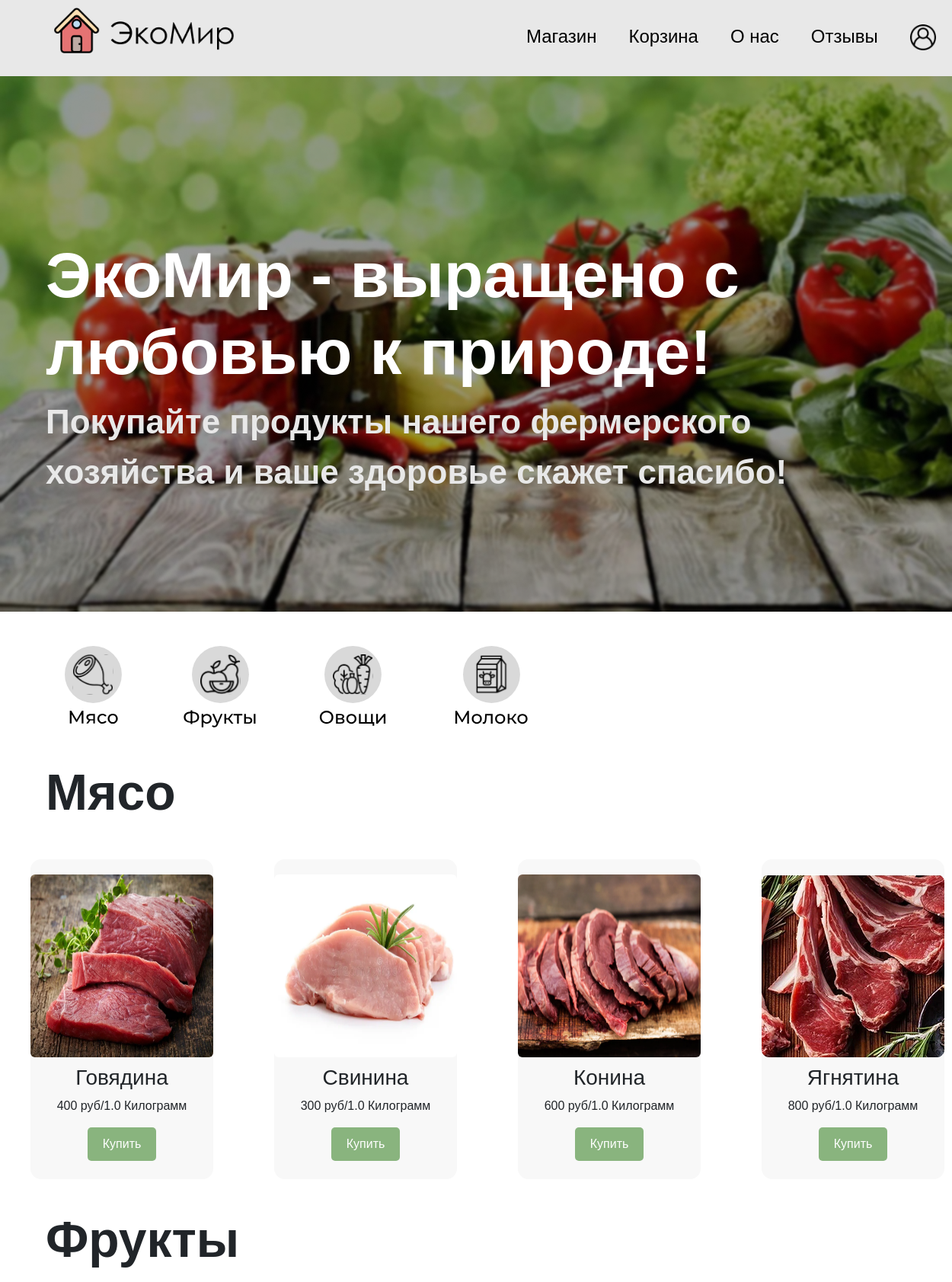
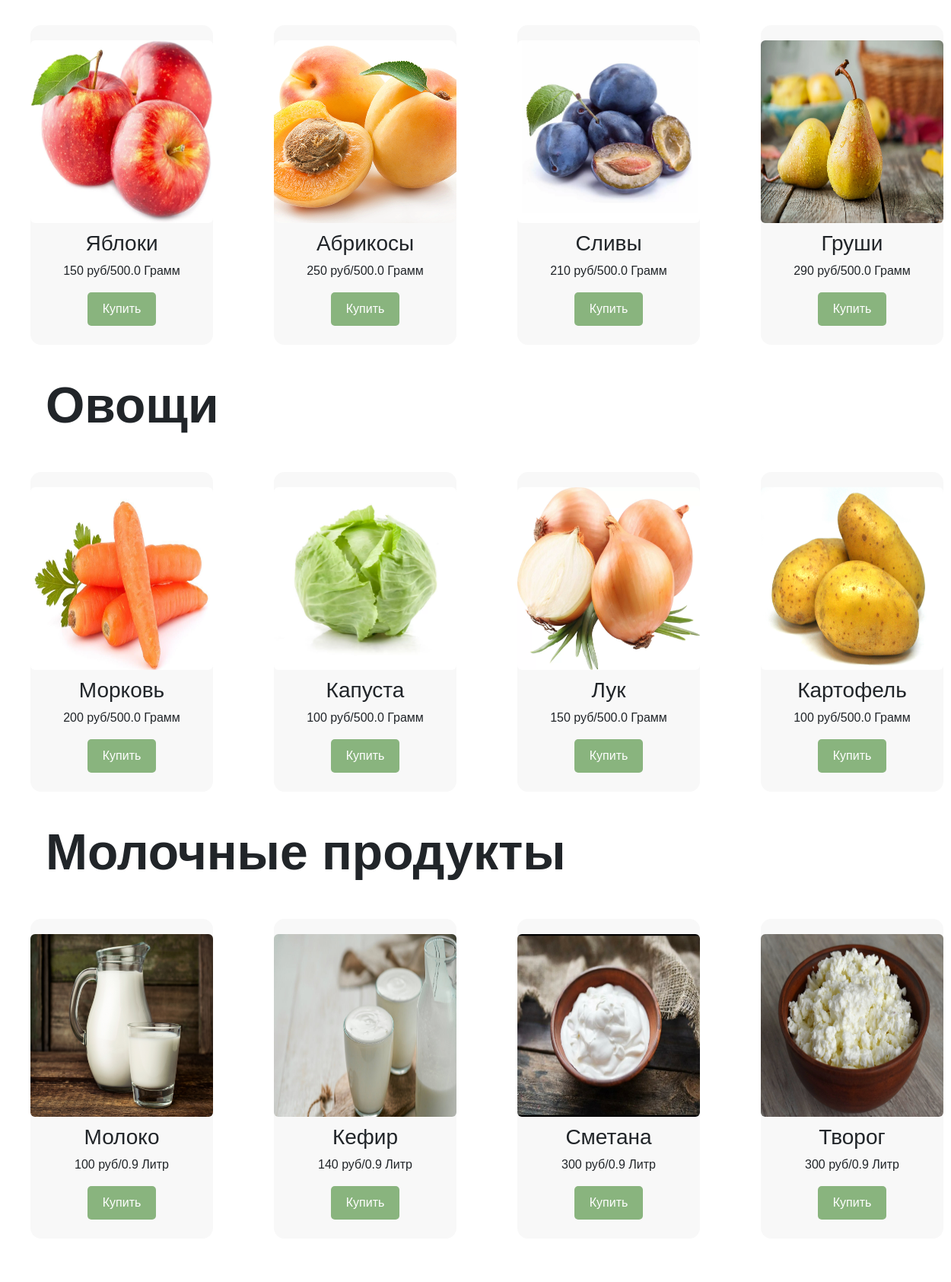
/home/ (upper part), run on the app's committed database (2 pictures, top to bottom).
### organicapp/models.py (models this page shows, shortened)
class Product(models.Model):
    name = models.CharField("Название продукта", max_length = 200, unique = True)
    type = models.ForeignKey(ProductType, verbose_name = "Тип", on_delete = models.CASCADE)
    description = models.TextField("Описание")
    photo = models.ImageField("Фото", upload_to = "Products/")
    measure = models.ForeignKey(Measure, verbose_name = "Мера", on_delete = models.CASCADE)
    quantity = models.FloatField("Количество меры в 1 товаре", default = 1.0)
    price = models.PositiveIntegerField("Цена")
    class Meta:
        verbose_name = "Продукт"
        verbose_name_plural = "Продукты"

class Measure(models.Model):
    measureName = models.CharField("Мера")
    class Meta:
        verbose_name = "Мера"
        verbose_name_plural = "Меры"

### organicapp/views.py (the view)
# urls.py: 2. Add a URL to urlpatterns:  path('', views.home, name='home')
def home(request):
    meats = Product.objects.filter(type__typeName = "Мясо")
    fruits = Product.objects.filter(type__typeName = "Фрукт")
    vegetables = Product.objects.filter(type__typeName = "Овощ")
    milks = Product.objects.filter(type__typeName = "Молочный продукт")
    return render(request, "organicapp/index.html", {"meats": meats, "fruits": fruits,
                  "vegetables": vegetables, "milks": milks})

### templates/organicapp/index.html (shortened to what this page needs)
<!DOCTYPE html>
{% load static %}
<html lang="en">
<head>
    <link rel="stylesheet" href="https://cdnjs.cloudflare.com/ajax/libs/animate.css/4.1.1/animate.min.css">
    <link href="https://fonts.cdnfonts.com/css/montserrat" rel="stylesheet">
    <link rel="stylesheet" href="https://stackpath.bootstrapcdn.com/bootstrap/4.5.0/css/bootstrap.min.css"
>
    <link rel="stylesheet" href="{% static "css/styles.css" %}">
</head>
<body class="{% if user.is_authenticated %}authenticated{% endif %}">
    <header class="header">
        <div class="container">
            <div class="header_logos">
                <p class="shop_logo"><a href="{% url 'home' %}">
                    <img src="{% static "Elements/Иконка и название.png" %}" alt="Eco_logo">
                </a>
                </p>
                <div class="navigation-buttons">
                    <a href="{% url 'home' %}" class="nav-button">Магазин</a>
                    <a href="{% if user.is_authenticated %}{% url 'basket' %}{% else %}#{% endif %}" class="nav-button {% if not user.is_authenticated %}auth-required{% endif %}">Корзина</a>
                    <a href="{% url 'about' %}" class="nav-button">О нас</a>
                    <a href="{% url 'reviews' %}" class="nav-button">Отзывы</a>
                    <a href="{% if user.is_authenticated %}{% url 'profile' %}{% else %}#{% endif %}" class="nav-button {% if not user.is_authenticated %}auth-required{% endif %}"><img src="{% get_media_prefix %}{{'Avatars/default.png'}}" alt="user-interface"></a>
                </div>
            </div>
    </header>
    <section class="vegetables">
        <img src="{% static "Elements/Rectangle 7016.png" %}" alt="full_picture_vegetables">
        <div class="text-overlay">
            <h2>ЭкоМир - выращено с <br> любовью к природе!</h2>
            <p>Покупайте продукты нашего фермерского <br> хозяйства и ваше здоровье скажет спасибо!</p>
        </div>
    </section>
    <section id="menu" class="search">
        <div class="container2">
            <ul class="links">
                <li class="meat_but">
                    <a class="urls_sources" href="#meat">
                        <img src="{% static "Elements/Мясо.svg" %}" alt="Мясо">
                    </a>
                </li>
                <li class="fruit_but">
                    <a class="urls_sources" href="#fruit">
                        <img src="{% static "Elements/Фрукты.svg" %}" alt="Фрукты">
                    </a>
                </li>
                <li class="veget_but">
                    <a class="urls_sources" href="#veget">
                        <img src="{% static "Elements/Овощи.svg" %}" alt="Овощи">
                    </a>
                </li>
                <li class="milk_prod_but">
                    <a class="urls_sources" href="#milk">
                        <img src="{% static "Elements/Молочка.svg" %}" alt="Молочные продукты">
                    </a>
                </li>
            </ul>
        </div>
    </section>
    <div class="menu">
        <section id="meat" class="meat_menu">
            <div class="header_menu">
                <h2>Мясо</h2>
            </div>
            <div class="container_menu">
                {% for meat in meats %}
                <div class="blocks">
                    <img class="img_meat_block" src="{% get_media_prefix %}{{meat.photo}}" alt="First_meat_photo">
                    <h3 class="h3_blocks">{{ meat.name }}</h3>
                    <p>{{ meat.price }} руб/{{ meat.quantity }} {{ meat.measure.measureName }}</p>
                    <button class="buy-button" data-product="{{ meat.name }}" data-price="{{ meat.price }}" data-image="{% get_media_prefix %}{{meat.photo}}">Купить</button>
                </div>
                {% endfor %}
            </div>
        </section>
        <section id="fruit" class="fruit_menu">
            <div class="header_menu">
                <h2>Фрукты</h2>
            </div>
            <div class="container_menu">
                {% for fruit in fruits %}
                <div class="blocks">
                    <img class="img_fruit_block" src="{% get_media_prefix %}{{fruit.photo}}" alt="First_fruit_photo">
                    <h3 class="h3_blocks"> {{ fruit.name }} </h3>
                    <p>{{ fruit.price }} руб/{{ fruit.quantity }} {{ fruit.measure.measureName }}</p>
                    <button class="buy-button" data-product="{{ fruit.name }}" data-price="{{ fruit.price }}" data-image="{% get_media_prefix %}{{fruit.photo}}">Купить</button>
                </div>
                {% endfor %}
            </div>
        </section>
        <section id="veget" class="veget_menu">
            <div class="header_menu">
                <h2>Овощи</h2>
            </div>
            <div class="container_menu">
                {% for vegetable in vegetables %}
                <div class="blocks">
                    <img class="img_veget_block" src="{% get_media_prefix %}{{vegetable.photo}}" alt="First_veget_photo">
                    <h3 class="h3_blocks"> {{ vegetable.name }} </h3>
                    <p>{{ vegetable.price }} руб/{{ vegetable.quantity }} {{ vegetable.measure.measureName }}</p>
                    <button class="buy-button" data-product="{{ vegetable.name }}" data-price="{{ vegetable.price }}" data-image="{% get_media_prefix %}{{vegetable.photo}}">Купить</button>
                </div>
                {% endfor %}
            </div>
        </section>
        <section id="milk" class="milk_menu">
            <div class="header_menu">
                <h2>Молочные продукты</h2>
            </div>
            <div class="container_menu">
                {% for milk in milks %}
                <div class="blocks">
                    <img class="img_milk_block" src="{% get_media_prefix %}{{milk.photo}}" alt="First_milk_photo">
                    <h3 class="h3_blocks"> {{milk.name}} </h3>
                    <p>{{ milk.price }} руб/{{ milk.quantity }} {{ milk.measure.measureName }}</p>
                    <button class="buy-button" data-product="{{milk.name}}" data-price="{{ milk.price }}" data-image="{% get_media_prefix %}{{milk.photo}}">Купить</button>
                </div>
                {% endfor %}
            </div>
        </section>
    </div>
</body>
</html>

### static/css/styles.css (style rules this page uses)
body { font-family: 'Montserrat', sans-serif; }
html { scroll-behavior: smooth; }
header { font-family: 'Montserrat', sans-serif; width: 100%; height: 100px; padding-top: 10px; background-color: #E8E8E8; }
.container { max-width: 95%; max-height: 95%; }
.header_logos { display: flex; justify-content: space-between; align-items: center; width: 100%; margin-left: 25px; }
.shop_logo img { width: 240px; height: 60px; }
.navigation-buttons { width: auto; display: flex; gap: 42px; }
.nav-button { color: #000; font-size: 24px; }
.nav-button img { width: 34px; }
.vegetables { position: relative; display: inline-block; }
.text-overlay { position: absolute; left: 60px; top: 30%; transform-origin: left center; }
.text-overlay h2 { font-size: 84px; font-weight: 630; color: white; }
.text-overlay p { font-size: 44px; font-weight: 650; color: #e8e8e8; }
.vegetables img { max-width: 100%; height: 100%; }
.container2 { display: flex; justify-content: space-between; width: 90%; margin: 45px; }
.links { display: flex; justify-content: space-between; list-style: none; gap: 80px; margin: 0; margin-right: 200px; }
.menu { width: auto; height: auto; }
.container_menu { display: flex; justify-content: space-evenly; }
.header_menu { height: auto; width: auto; margin-left: 60px; }
.header_menu h2 { font-size: 66px; font-weight: 700; }
.blocks { display: flex; flex-direction: column; align-items: center; width: 300px; height: 420px; background-color: #F8F8F8; border-radius: 14px; margin: 40px; }
.blocks img { margin-top: 20px; margin-bottom: 10px; border-radius: 6px; height: 240px; width: 240px; }
.buy-button { background: #89B47E; color: white; border: none; padding: 10px 20px; border-radius: 5px; font-size: 16px; transition: 0.3s; }

### data on the page
Product: photo (picture), name "Говядина", price "400", quantity "1.0", measure.measureName "Килограмм"
Product: photo (picture), name "Свинина", price "300", quantity "1.0", measure.measureName "Килограмм"
Product: photo (picture), name "Конина", price "600", quantity "1.0", measure.measureName "Килограмм"
Product: photo (picture), name "Ягнятина", price "800", quantity "1.0", measure.measureName "Килограмм"
Product: photo (picture), name "Яблоки", price "150", quantity "500.0", measure.measureName "Грамм"
Product: photo (picture), name "Абрикосы", price "250", quantity "500.0", measure.measureName "Грамм"
Product: photo (picture), name "Сливы", price "210", quantity "500.0", measure.measureName "Грамм"
Product: photo (picture), name "Груши", price "290", quantity "500.0", measure.measureName "Грамм"
Product: photo (picture), name "Морковь", price "200", quantity "500.0", measure.measureName "Грамм"
Product: photo (picture), name "Капуста", price "100", quantity "500.0", measure.measureName "Грамм"
Product: photo (picture), name "Лук", price "150", quantity "500.0", measure.measureName "Грамм"
Product: photo (picture), name "Картофель", price "100", quantity "500.0", measure.measureName "Грамм"
Product: photo (picture), name "Молоко", price "100", quantity "0.9", measure.measureName "Литр"
Product: photo (picture), name "Кефир", price "140", quantity "0.9", measure.measureName "Литр"
Product: photo (picture), name "Сметана", price "300", quantity "0.9", measure.measureName "Литр"
Product: photo (picture), name "Творог", price "300", quantity "0.9", measure.measureName "Литр"
